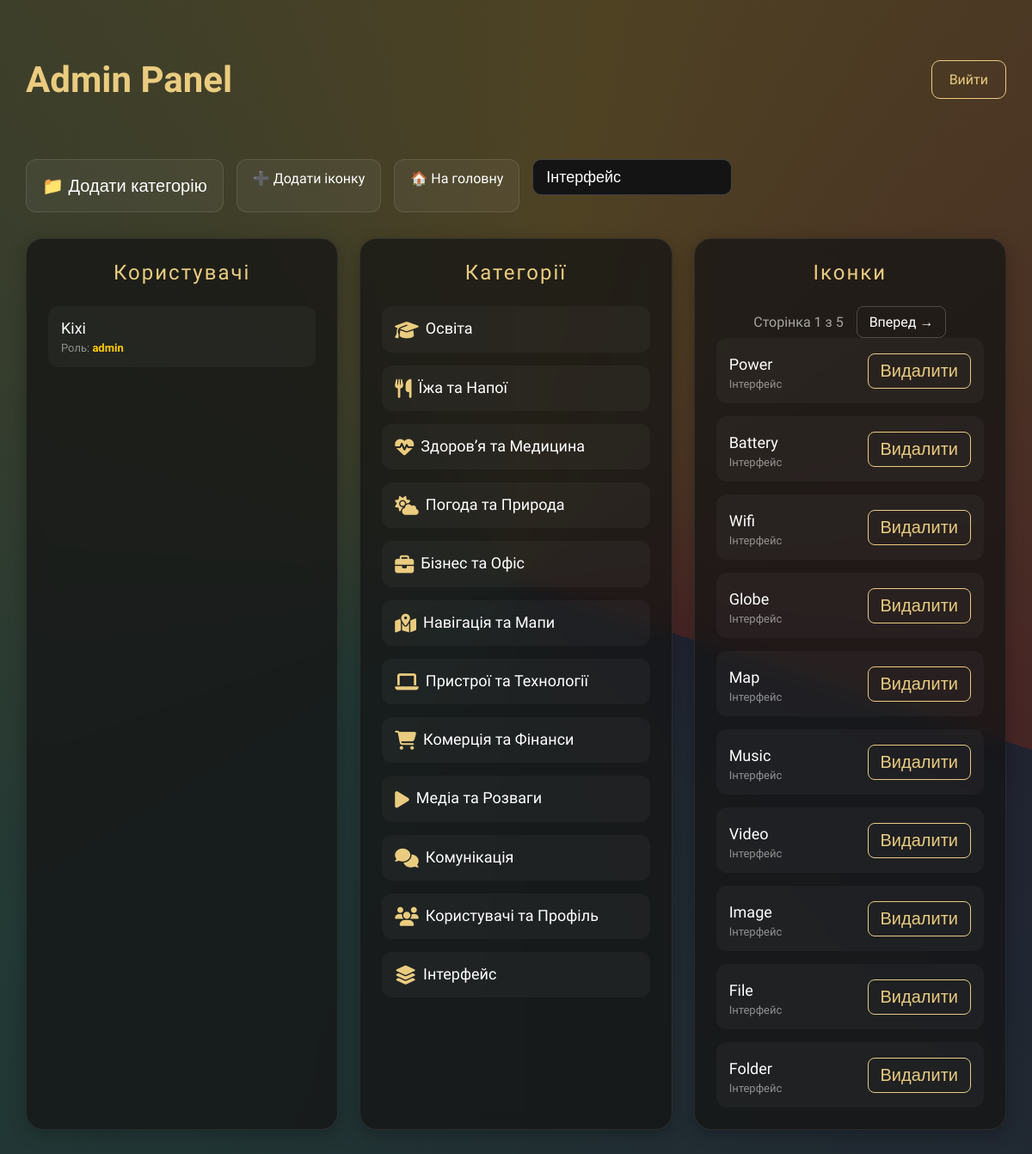
Page /php/admin.php?cat_id=1 (signed in) on the committed database.
### tables this page shows
create table users (
	id int auto_increment primary key,
    nickname varchar(50) not null,
    password varchar(255) not null,
    email varchar(120) not null,
    avatar varchar(255) default null,
    country varchar(50),
    role enum('user', 'admin') default 'user',
    
unique (email)
);

create table category (
	id int auto_increment primary key,
	name varchar(150) not null,
    icon_class varchar(100) not null
);

create table if not exists icon (
	id int auto_increment primary key,
    name varchar(100) not null,
	icon_class varchar(150),
	svg_path text,
    created_at TIMESTAMP DEFAULT CURRENT_TIMESTAMP, 
    
    category_id int not null,
foreign key (category_id) references category(id) on delete cascade
);

### php/admin.php (the view, shortened to what this page needs)
<?php
require_once 'db.php';
include "header.php";
$users = $pdo->query("SELECT * FROM users ORDER BY id DESC")->fetchAll();
$categories = $pdo->query("SELECT * FROM category ORDER BY id DESC")->fetchAll();
$perPage = 10;
$page = max(1, (int)($_GET['page'] ?? 1));
$offset = ($page - 1) * $perPage;
$categoryId = isset($_GET['cat_id']) ? (int)$_GET['cat_id'] : null;
$countSql = $categoryId ? "SELECT COUNT(*) FROM icon WHERE category_id = :id" : "SELECT COUNT(*) FROM icon";
$countStmt = $pdo->prepare($countSql);
if ($categoryId) $countStmt->execute([':id' => $categoryId]); else $countStmt->execute();
$totalPage = ceil($countStmt->fetchColumn() / $perPage);
$iconsSql = "SELECT icon.*, category.name AS category_name FROM icon LEFT JOIN category ON icon.category_id = category.id";
if ($categoryId) $iconsSql .= " WHERE icon.category_id = :id";
$iconsSql .= " ORDER BY icon.id DESC LIMIT :limit OFFSET :offset";
$stmtIcons = $pdo->prepare($iconsSql);
if ($categoryId) $stmtIcons->bindValue(':id', $categoryId, PDO::PARAM_INT);
$stmtIcons->bindValue(':limit', $perPage, PDO::PARAM_INT);
$stmtIcons->bindValue(':offset', $offset, PDO::PARAM_INT);
$stmtIcons->execute();
$icons = $stmtIcons->fetchAll();
?>
<!DOCTYPE html>
<html lang="uk">
<head>
    <link rel="stylesheet" href="style.css">
</head>
<body>
<div class="admin-container">
    <div class="admin-header">
        <h1 class="admin-title">Admin Panel</h1>
        <a href="logout.php" class="logout-btn">Вийти</a>
    </div>
    <div class="top-actions">
        <button onclick="openAddCatModal()" class="top-btn">📁 Додати категорію</button>
        <a href="add_icon.php" class="top-btn">➕ Додати іконку</a>
        <a href="home.php" class="top-btn">🏠 На головну</a>
        <form method="GET" class="filter-form">
            <select name="cat_id" onchange="this.form.submit()">
                <?php foreach ($categories as $category): ?>
                    <option value="<?= $category['id'] ?>" <?= (isset($_GET['cat_id']) && $_GET['cat_id'] == $category['id']) ? 'selected' : '' ?>>
                        <?= htmlspecialchars($category['name']) ?>
                    </option>
                <?php endforeach; ?>
            </select>
        </form>
    </div>
    <div class="admin-grid">
        <div class="admin-card">
            <h2>Користувачі</h2>
            <div class="admin-list">
                <?php foreach ($users as $user): ?>
                    <div class="admin-item">
                        <div class="admin-item-left">
                            <div class="admin-item-title"><?= htmlspecialchars($user['nickname']) ?></div>
                            <div class="admin-item-subtitle">Роль: <span class="<?= $user['role'] == 'admin' ? 'role-admin' : 'role-user' ?>"><?= htmlspecialchars($user['role']) ?></span></div>
                        </div>
                    </div>
                <?php endforeach; ?>
            </div>
        </div>
        <div class="admin-card">
            <h2>Категорії</h2>
            <div class="admin-list" id="categoriesList">
                <?php foreach ($categories as $category): ?>
                    <div class="admin-item" data-cat-id="<?= $category['id'] ?>">
                        <div class="admin-item-left">
                            <div class="admin-item-title"><i class="<?= htmlspecialchars($category['icon_class']) ?>" style="margin-right:8px;color:var(--gold)"></i><?= htmlspecialchars($category['name']) ?></div>
                        </div>
                    </div>
                <?php endforeach; ?>
            </div>
        </div>
        <div class="admin-card">
            <h2>Іконки</h2>
            <div class="pagination">
                <span class="page-info">Сторінка <?= $page ?> з <?= $totalPage ?></span>
                <?php if ($page < $totalPage): ?><a class="page-btn" href="?page=<?= $page + 1 ?>&cat_id=<?= $categoryId ?>">Вперед →</a><?php endif; ?>
            </div>
            <div class="admin-list" id="iconsList">
                <?php foreach ($icons as $icon): ?>
                    <div class="admin-item" data-id="<?= $icon['id'] ?>">
                        <div class="admin-item-left">
                            <div class="admin-item-title"><?= htmlspecialchars($icon['name']) ?></div>
                            <div class="admin-item-subtitle"><?= htmlspecialchars($icon['category_name']) ?></div>
                        </div>
                        <button class="action-btn" onclick="openDeleteModal(<?= $icon['id'] ?>)">Видалити</button>
                    </div>
                <?php endforeach; ?>
            </div>
        </div>
    </div>
</div>
</body>
</html>

### css/style.css (style rules this page uses)
:root { --gold: #EACC80; --text-light: #ffffff; --text-muted: rgba(255, 255, 255, 0.7); --dark: #141414; --card: rgba(20,20,20,0.75); }
body { margin: 0; padding: 0; font-family: 'Advent Pro', sans-serif; min-height: 100vh; display: flex; justify-content: center; align-items: center; background: conic-gradient( from 108deg at 50% 50%, rgba(40, 51, 105, 0.25) 0deg, rgba(45, 137, 122, 0.25) 125deg, rgba(223, 174, 50, 0.25) 261deg, rgba(191, 60, 60, 0.25) 358deg ), #1E1E1E; background-attachment: fixed; overflow-x: hidden; }
h2 { color: var(--text-light); font-size: 64px; font-weight: 400; text-align: center; margin-bottom: 50px; margin-top: 20px; letter-spacing: 2px; }
input, select { width: 100%; background: transparent; border: none; border-bottom: 1px solid rgba(255,255,255,0.3); color: #fff; font-size: 18px; padding: 10px 0; outline: none; box-sizing: border-box; }
select { cursor: pointer; appearance: none; background-repeat: no-repeat; background-position: right 0 center; background-size: 24px; }
select option { background: #1E1E1E; color: white; }
button { background: transparent; border: 3px solid #BAA064; border-radius: 10px; color: #BA9F64; font-size: 20px; font-weight: 500; cursor: pointer; transition: all 0.3s ease; padding: 15px 40px; display: inline-flex; align-items: center; gap: 10px; }
.cat-icon { font-size: 22px; color: #FFDC88; transition: 0.3s; }
.pagination { display: flex; justify-content: center; gap: 10px; margin-top: 20px; flex-wrap: wrap; }
.admin-container { width: 95%; max-width: 1500px; margin: 40px auto; }
.admin-header { display: flex; justify-content: space-between; align-items: center; margin-bottom: 40px; }
.admin-title { font-size: 42px; color: var(--gold); }
.logout-btn { padding: 12px 20px; border-radius: 10px; background: transparent; border: 1px solid var(--gold); color: var(--gold); text-decoration: none; transition: 0.3s; }
.admin-grid { display: grid; grid-template-columns: repeat(auto-fit, minmax(320px, 1fr)); gap: 25px; }
.admin-card { background: var(--card); border: 1px solid rgba(255,255,255,0.08); border-radius: 20px; padding: 25px; backdrop-filter: blur(10px); box-shadow: 0 5px 20px rgba(0,0,0,0.25); }
.admin-card h2 { margin-top: 0; margin-bottom: 25px; color: var(--gold); font-size: 24px; }
.admin-list { display: flex; flex-direction: column; gap: 15px; }
.admin-item { background: rgba(255,255,255,0.03); border-radius: 12px; padding: 15px; display: flex; justify-content: space-between; align-items: center; }
.admin-item-left { display: flex; flex-direction: column; gap: 5px; }
.admin-item-title { font-size: 18px; color: white; }
.admin-item-subtitle { font-size: 13px; color: rgba(255,255,255,0.5); }
.role-admin { color: #ffcc00; font-weight: bold; }
.action-btn { padding: 8px 14px; border-radius: 8px; text-decoration: none; border: 1px solid var(--gold); color: var(--gold); transition: 0.3s; }
.top-actions { display: flex; gap: 15px; margin-bottom: 30px; }
.top-btn { padding: 12px 18px; border-radius: 12px; background: rgba(255,255,255,0.05); border: 1px solid rgba(255,255,255,0.1); color: white; text-decoration: none; transition: 0.3s; }
.filter-form { margin-bottom: 20px; }
.filter-form select { padding: 10px 15px; border-radius: 10px; border: 1px solid rgba(255,255,255,0.2); background: #141414; color: white; outline: none; cursor: pointer; }
.pagination { display: flex; justify-content: center; align-items: center; gap: 15px; margin-top: 20px; }
.page-btn { padding: 8px 14px; border-radius: 8px; border: 1px solid rgba(255,255,255,0.2); color: white; text-decoration: none; transition: 0.3s; }
.page-info { color: rgba(255,255,255,0.6); }
:root { --success: #87c0e6; --danger: #ff5c5c; --glass-border: rgba(255, 255, 255, 0.08); }
.admin-item-title i { vertical-align: middle; }

### rows in the picture
users: nickname "Kixi", role "admin"
category: name "Освіта"
category: name "Їжа та Напої"
category: name "Здоров’я та Медицина"
category: name "Погода та Природа"
category: name "Бізнес та Офіс"
category: name "Навігація та Мапи"
category: name "Пристрої та Технології"
category: name "Комерція та Фінанси"
category: name "Медіа та Розваги"
category: name "Комунікація"
category: name "Користувачі та Профіль"
category: name "Інтерфейс"
icon: name "Power", category.name "Інтерфейс"
icon: name "Battery", category.name "Інтерфейс"
icon: name "Wifi", category.name "Інтерфейс"
icon: name "Globe", category.name "Інтерфейс"
icon: name "Map", category.name "Інтерфейс"
icon: name "Music", category.name "Інтерфейс"
icon: name "Video", category.name "Інтерфейс"
icon: name "Image", category.name "Інтерфейс"
icon: name "File", category.name "Інтерфейс"
icon: name "Folder", category.name "Інтерфейс"

### other values in the picture
$page "1"
$totalPage "5"
form field cat_id "Інтерфейс"
